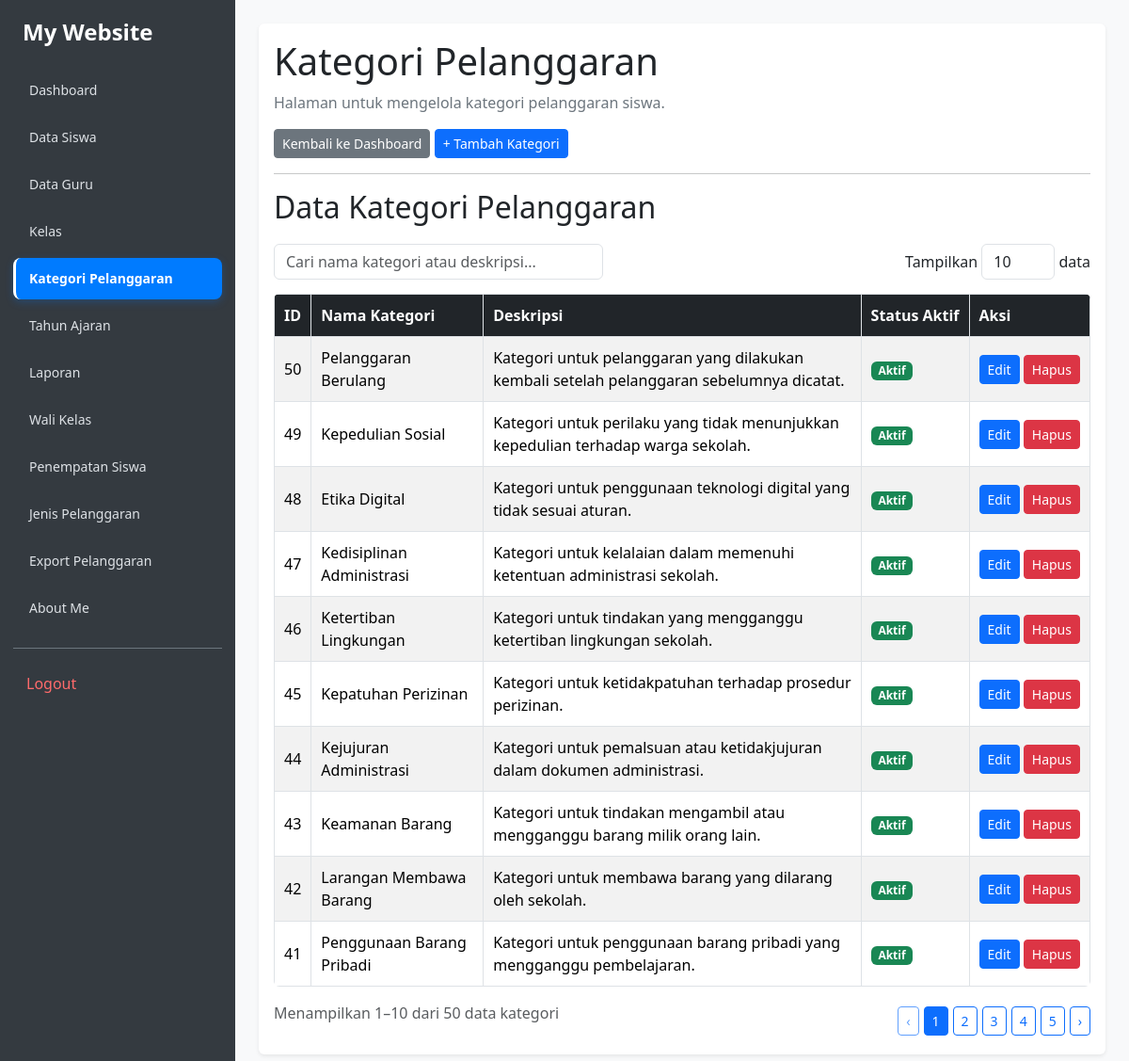
The page /kelola_kategori_pelanggaran.php (signed in) on the database its author committed.
### tables this page shows
CREATE TABLE `t_pelanggaran_kategori` (
  `id` int(11) NOT NULL,
  `nama` varchar(100) NOT NULL,
  `deskripsi` text NOT NULL,
  `status_aktif` tinyint(1) NOT NULL,
  `created_at` timestamp NOT NULL DEFAULT current_timestamp(),
  `updated_at` timestamp NOT NULL DEFAULT current_timestamp()
);

### kelola_kategori_pelanggaran.php (the view, shortened to what this page needs)
<?php
include 'config/koneksi.php';
$sql = "SELECT * FROM t_pelanggaran_kategori ORDER BY id DESC";
$query = mysqli_query($koneksi, $sql);
?>
<!DOCTYPE html>
<html lang="id">
<head>
    <link href="https://cdn.jsdelivr.net/npm/bootstrap@5.3.8/dist/css/bootstrap.min.css" rel="stylesheet">
</head>
<body>
<?php include 'includes/sidebar.php'; ?>
<main class="main-content">
    <div class="card border-0 shadow-sm">
        <div class="card-body">
            <h1>Kategori Pelanggaran</h1>
            <p class="text-secondary">
                Halaman untuk mengelola kategori pelanggaran siswa.
            </p>
            <a href="dashboard.php" class="btn btn-secondary btn-sm">
                Kembali ke Dashboard
            </a>
            <a href="tambah_kategori_pelanggaran.php"
               class="btn btn-primary btn-sm">
                + Tambah Kategori
            </a>
            <hr>
            <h2>Data Kategori Pelanggaran</h2>
            <div class="kontrol-tabel">
                <input type="search"
                       id="cariKategori"
                       class="form-control"
                       placeholder="Cari nama kategori atau deskripsi...">
                <label class="mb-0">
                    Tampilkan
                    <select id="jumlahKategori"
                            class="form-control"
                            style="display:inline-block;width:auto;">
                        <option value="10" selected>10</option>
                    </select>
                    data
                </label>
            </div>
            <div class="tabel-wrapper">
                <table class="table table-bordered table-striped table-hover"
                       id="tabelKategori">
                    <thead>
                        <tr>
                            <th data-kolom="0">ID</th>
                            <th data-kolom="1">Nama Kategori</th>
                            <th data-kolom="2">Deskripsi</th>
                            <th data-kolom="3">Status Aktif</th>
                            <th>Aksi</th>
                        </tr>
                    </thead>
                    <tbody id="isiKategori">
                    <?php if (mysqli_num_rows($query) > 0): ?>
                        <?php while ($data = mysqli_fetch_assoc($query)): ?>
                            <tr>
                                <td>
                                    <?= (int)$data['id'] ?>
                                </td>
                                <td>
                                    <?= htmlspecialchars($data['nama'] ?? '') ?>
                                </td>
                                <td>
                                    <?= htmlspecialchars($data['deskripsi'] ?? '') ?>
                                </td>
                                <td>
                                    <?php if (!empty($data['status_aktif'])): ?>
                                        <span class="badge bg-success">
                                            Aktif
                                        </span>
                                    <?php else: ?>
                                        <span class="badge bg-secondary">
                                            Tidak Aktif
                                        </span>
                                    <?php endif; ?>
                                </td>
                                <td class="text-nowrap">
                                    <a href="edit_kategori_pelanggaran.php?id=<?= (int)$data['id'] ?>"
                                       class="btn btn-primary btn-sm">
                                        Edit
                                    </a>
                                    <form action="hapus_kategori_pelanggaran.php"
                                          method="POST"
                                          style="display:inline"
                                          onsubmit="return confirm('Yakin ingin menghapus kategori ini?')">
                                        <button type="submit"
                                                class="btn btn-danger btn-sm">
                                            Hapus
                                        </button>
                                    </form>
                                </td>
                            </tr>
                        <?php endwhile; ?>
                    <?php endif; ?>
                    </tbody>
                </table>
            </div>
            <div class="d-flex justify-content-between align-items-center flex-wrap mt-3">
                <p id="infoKategori" class="text-muted"></p>
                <div id="navigasiKategori" class="paginasi"></div>
            </div>
        </div>
    </div>
</main>
</body>
</html>

### includes/sidebar.css (style rules this page uses)
body { background: #f8f9fa; margin: 0; }
.main-content { margin-left: 250px; padding: 25px; min-width: 0; box-sizing: border-box; }

### kelola_kategori_pelanggaran.php (style rules this page uses)
body { background: #f8f9fa; margin: 0; }
.main-content { margin-left: 250px; padding: 25px; min-width: 0; }
.kontrol-tabel { display: flex; justify-content: space-between; align-items: center; gap: 10px; flex-wrap: wrap; margin: 20px 0 15px; }
.kontrol-tabel input { max-width: 350px; }
.tabel-wrapper { width: 100%; overflow-x: auto; background: white; border-radius: 6px; }
#tabelKategori { width: 100%; margin-bottom: 0; }
#tabelKategori th, #tabelKategori td { padding: 10px; vertical-align: middle; }
#tabelKategori th { background: #212529; color: white; white-space: nowrap; cursor: pointer; }
.paginasi { display: flex; gap: 5px; flex-wrap: wrap; }

### rows shown on the page
t_pelanggaran_kategori: id "50", nama "Pelanggaran Berulang", deskripsi "Kategori untuk pelanggaran yang dilakukan kembali setelah pelanggaran sebelumnya dicatat.", status_aktif "Aktif"
t_pelanggaran_kategori: id "49", nama "Kepedulian Sosial", deskripsi "Kategori untuk perilaku yang tidak menunjukkan kepedulian terhadap warga sekolah.", status_aktif "Aktif"
t_pelanggaran_kategori: id "48", nama "Etika Digital", deskripsi "Kategori untuk penggunaan teknologi digital yang tidak sesuai aturan.", status_aktif "Aktif"
t_pelanggaran_kategori: id "47", nama "Kedisiplinan Administrasi", deskripsi "Kategori untuk kelalaian dalam memenuhi ketentuan administrasi sekolah.", status_aktif "Aktif"
t_pelanggaran_kategori: id "46", nama "Ketertiban Lingkungan", deskripsi "Kategori untuk tindakan yang mengganggu ketertiban lingkungan sekolah.", status_aktif "Aktif"
t_pelanggaran_kategori: id "45", nama "Kepatuhan Perizinan", deskripsi "Kategori untuk ketidakpatuhan terhadap prosedur perizinan.", status_aktif "Aktif"
t_pelanggaran_kategori: id "44", nama "Kejujuran Administrasi", deskripsi "Kategori untuk pemalsuan atau ketidakjujuran dalam dokumen administrasi.", status_aktif "Aktif"
t_pelanggaran_kategori: id "43", nama "Keamanan Barang", deskripsi "Kategori untuk tindakan mengambil atau mengganggu barang milik orang lain.", status_aktif "Aktif"
t_pelanggaran_kategori: id "42", nama "Larangan Membawa Barang", deskripsi "Kategori untuk membawa barang yang dilarang oleh sekolah.", status_aktif "Aktif"
t_pelanggaran_kategori: id "41", nama "Penggunaan Barang Pribadi", deskripsi "Kategori untuk penggunaan barang pribadi yang mengganggu pembelajaran.", status_aktif "Aktif"

### other values the page prints
$item[0] "Dashboard"
$item[0] "Data Siswa"
$item[0] "Data Guru"
$item[0] "Kelas"
$item[0] "Kategori Pelanggaran"
$item[0] "Tahun Ajaran"
$item[0] "Laporan"
$item[0] "Wali Kelas"
$item[0] "Penempatan Siswa"
$item[0] "Jenis Pelanggaran"
$item[0] "Export Pelanggaran"
$item[0] "About Me"
